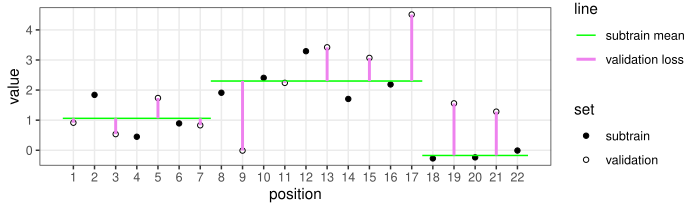

R code for this plot:
set.seed(8)
two_changes <- c(rnorm(7, 1), rnorm(10, 3), rnorm(5, 0))
(is.validation.vec <- rep(c(TRUE, FALSE), l=length(two_changes)))
valid_fit <- binsegRcpp::binseg("mean_norm", two_changes, 
  is.validation.vec = is.validation.vec)
valid_fit
(vsegs <- coef(valid_fit, 3L))
vdata <- data.table::data.table(value = two_changes,
 position = seq_along(two_changes), set = ifelse(
   is.validation.vec, "validation", "subtrain"))
valid_join <- vsegs[vdata, .(position, mean, value, set, segments), on=.(start.pos<position, end.pos>position)]
valid_join[, .(loss=sum((mean-value)^2)), by=.(set, segments)]
valid_fit$splits[3, .(segments, loss, validation.loss)]
library(ggplot2)
gg <- ggplot() +
  theme_bw()+
  scale_fill_manual(values = c(subtrain = "black", validation = "white")) +
  scale_color_manual(values = c("validation loss" = "violet", "subtrain mean" = "green")) +
  geom_point(aes(position, value, fill = set), shape = 21, data = vdata) +
  geom_segment(aes(
    start.pos, mean, xend = end.pos, yend = mean, color=line),
    data = data.frame(vsegs, line="subtrain mean")) + 
    scale_x_continuous(breaks=1:22)+
  geom_segment(aes(
    position, mean,
    color=line,
    xend=position, yend=value),
    size=1,
    data=data.frame(valid_join[set=="validation"], line="validation loss"))+
  theme(panel.grid.minor=element_blank())
pdf("article-two-changes.pdf", height=2.1)
print(gg)
dev.off()
